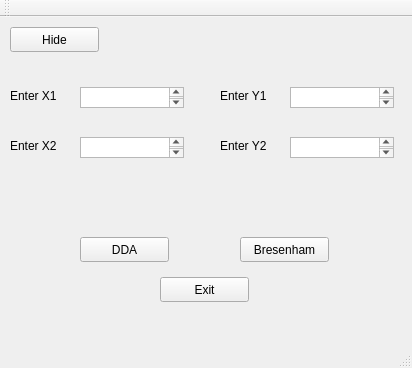
<?xml version="1.0" encoding="UTF-8"?>
<ui version="4.0">
 <class>MainWindow</class>
 <widget class="QMainWindow" name="MainWindow">
  <property name="geometry">
   <rect>
    <x>0</x>
    <y>0</y>
    <width>412</width>
    <height>368</height>
   </rect>
  </property>
  <property name="windowTitle">
   <string>MainWindow</string>
  </property>
  <widget class="QWidget" name="centralWidget">
   <widget class="QLabel" name="label">
    <property name="geometry">
     <rect>
      <x>10</x>
      <y>70</y>
      <width>67</width>
      <height>17</height>
     </rect>
    </property>
    <property name="text">
     <string>Enter X1</string>
    </property>
   </widget>
   <widget class="QLabel" name="label_2">
    <property name="geometry">
     <rect>
      <x>220</x>
      <y>70</y>
      <width>67</width>
      <height>17</height>
     </rect>
    </property>
    <property name="text">
     <string>Enter Y1</string>
    </property>
   </widget>
   <widget class="QLabel" name="label_3">
    <property name="geometry">
     <rect>
      <x>10</x>
      <y>120</y>
      <width>67</width>
      <height>17</height>
     </rect>
    </property>
    <property name="text">
     <string>Enter X2</string>
    </property>
   </widget>
   <widget class="QLabel" name="label_4">
    <property name="geometry">
     <rect>
      <x>220</x>
      <y>120</y>
      <width>67</width>
      <height>17</height>
     </rect>
    </property>
    <property name="text">
     <string>Enter Y2</string>
    </property>
   </widget>
   <widget class="QTextEdit" name="x1">
    <property name="geometry">
     <rect>
      <x>80</x>
      <y>70</y>
      <width>104</width>
      <height>21</height>
     </rect>
    </property>
   </widget>
   <widget class="QTextEdit" name="y1">
    <property name="geometry">
     <rect>
      <x>290</x>
      <y>70</y>
      <width>104</width>
      <height>21</height>
     </rect>
    </property>
   </widget>
   <widget class="QTextEdit" name="x2">
    <property name="geometry">
     <rect>
      <x>80</x>
      <y>120</y>
      <width>104</width>
      <height>21</height>
     </rect>
    </property>
   </widget>
   <widget class="QTextEdit" name="y2">
    <property name="geometry">
     <rect>
      <x>290</x>
      <y>120</y>
      <width>104</width>
      <height>21</height>
     </rect>
    </property>
   </widget>
   <widget class="QPushButton" name="button_dda">
    <property name="geometry">
     <rect>
      <x>80</x>
      <y>220</y>
      <width>89</width>
      <height>25</height>
     </rect>
    </property>
    <property name="text">
     <string>DDA</string>
    </property>
   </widget>
   <widget class="QPushButton" name="button_bresenham">
    <property name="geometry">
     <rect>
      <x>240</x>
      <y>220</y>
      <width>89</width>
      <height>25</height>
     </rect>
    </property>
    <property name="text">
     <string>Bresenham</string>
    </property>
   </widget>
   <widget class="QPushButton" name="button_exit">
    <property name="geometry">
     <rect>
      <x>160</x>
      <y>260</y>
      <width>89</width>
      <height>25</height>
     </rect>
    </property>
    <property name="text">
     <string>Exit</string>
    </property>
   </widget>
   <widget class="QPushButton" name="visibility">
    <property name="geometry">
     <rect>
      <x>10</x>
      <y>10</y>
      <width>89</width>
      <height>25</height>
     </rect>
    </property>
    <property name="text">
     <string>Hide</string>
    </property>
   </widget>
  </widget>
  <widget class="QMenuBar" name="menuBar">
   <property name="geometry">
    <rect>
     <x>0</x>
     <y>0</y>
     <width>412</width>
     <height>22</height>
    </rect>
   </property>
  </widget>
  <widget class="QToolBar" name="mainToolBar">
   <attribute name="toolBarArea">
    <enum>TopToolBarArea</enum>
   </attribute>
   <attribute name="toolBarBreak">
    <bool>false</bool>
   </attribute>
  </widget>
  <widget class="QStatusBar" name="statusBar"/>
 </widget>
 <layoutdefault spacing="6" margin="11"/>
 <resources/>
 <connections/>
</ui>
